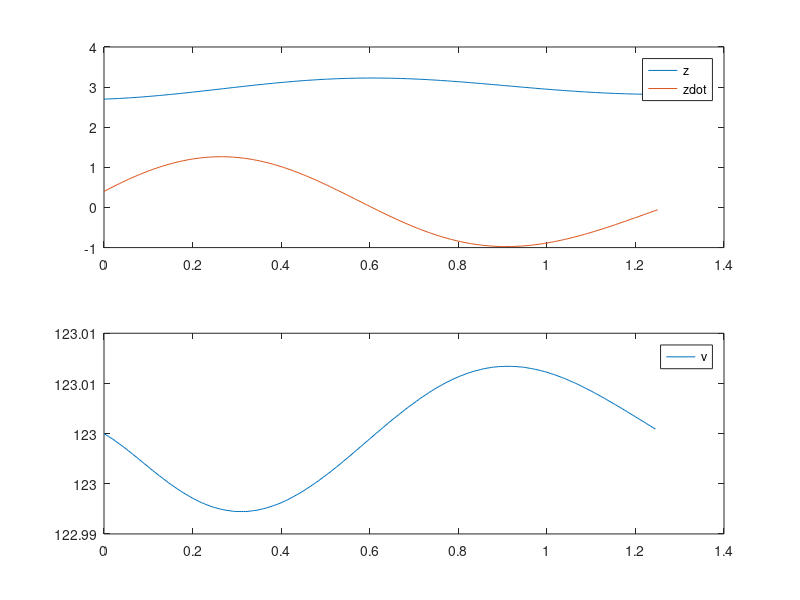

Reproduce this figure in MATLAB.
function startercode035559
[T,X,U,XFORDISPLAY] = RunSimulation;
PlotResults(T,X,U);
z = mat2str(XFORDISPLAY(1),8)
zdot = mat2str(XFORDISPLAY(2),8)
end

function [actuators,data] = initControlSystem(sensors,references,parameters,data)
%%%%%%%%%%%%%%%%%%
% MODIFY
data.A = [0 1;-22.6 -.8];
data.B = [0;0.1];
data.C = [0, 1]
data.xhat = [0; 0];
data.u = 0;

qC = eye(length(data.A-1));
rC = 9.7;

qO = 9.6;
rO = eye(length(data.A-1));

data.K = lqr(data.A, data.B, qC, rC);
data.L = lqr(data.A', data.C', inv(rO), inv(qO))';
%
%%%%%%%%%%%%%%%%%%
[actuators,data] = runControlSystem(sensors,references,parameters,data);
end

function [actuators,data] = runControlSystem(sensors,references,parameters,data)
%%%%%%%%%%%%%%%%%%
% MODIFY
zE = 3;
vE = 5*zE+4*zE^3;
u = -data.K * data.xhat;
y = sensors.zdot - 0;
data.xhat=data.xhat+(data.A*data.xhat+data.B*u-data.L*(data.C*data.xhat-y))*parameters.tStep;
actuators.v = u + vE;
%
%%%%%%%%%%%%%%%%%%
end

function [T,X,U,XFORDISPLAY] = RunSimulation
[t,x,tStep,nSteps,nStepsForDisplay] = InitSimulation;
T = t;
X = x;
U = [];
controller.init = @initControlSystem;
controller.run = @runControlSystem;
controller.sensors = GetSensors(t,x);
controller.references = struct;
controller.parameters = struct('tStep',tStep);
controller.data = struct;
[controller.actuators,controller.data] = ...
    controller.init(controller.sensors, ...
                    controller.references, ...
                    controller.parameters, ...
                    controller.data);
for iStep = 1:nSteps
    u = GetInput(controller.actuators);
    [t,x] = ode45(@(t,x) GetXDot(t,x,u),[t t+tStep],x);
    t = t(end);
    x = x(end,:)';
    controller.sensors = GetSensors(t,x);
    [controller.actuators,controller.data] = ...
    controller.run(controller.sensors, ...
                    controller.references, ...
                    controller.parameters, ...
                    controller.data);
    T = [T t];
    X = [X x];
    U = [U u];
    if iStep==nStepsForDisplay
        XFORDISPLAY = x;
    end
end
end

function [t,x,tStep,nSteps,nStepsForDisplay] = InitSimulation
t = 0;
x = [2.70; 0.40];
tStep = 0.005;
nStepsForDisplay = 25;
nSteps = 250;
end

function u = GetInput(actuators)
u = actuators.v;
end

function sensors = GetSensors(t,x)
sensors.t = t;
sensors.zdot = x(2);
end

function xdot = GetXDot(t,x,u)
xdot = [x(2); (1/5)*(-(4*x(2)+5*x(1)+4*x(1)^3)+u(1))];
end

function PlotResults(T,X,U)
clf;
subplot(2,1,1);
plot(T,X);
legend('z','zdot');
subplot(2,1,2);
plot(T(1:end-1),U);
legend('v');
end
